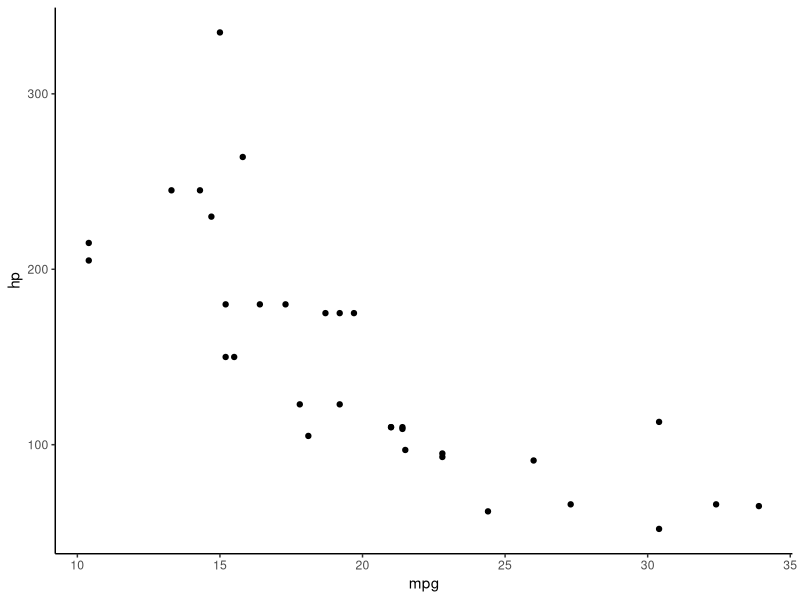

Write the R code that produced this figure.
## ---- chunk 1
1 + 1
## ---- chunk 2
library(ggplot2)
ggplot(
  mtcars,
  aes(x = mpg, y = hp)
) +
  geom_point() +
  theme_classic()
